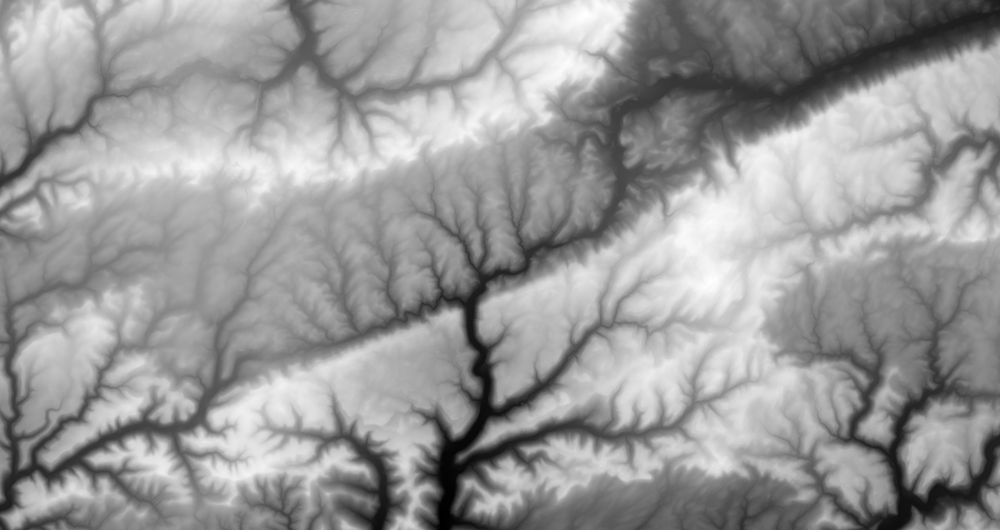
#> input picture raw_data/heightmapper-1580824669221.png, 1000 x 530 px, shrunk from 1850 x 981 before the run; its folder holds only this picture in this run
$ python prepare_data.py
#> lines starting #> are read from the running program, lines starting #| are printed output that depends on the picture
from PIL import Image
import os
import uuid


def crop_image(img, size, step):
    result = []
    x, y = 0, 0
    while y + size <= img.height:
        while x + size <= img.width:
            cropped_img = img.crop((x, y, x + size, y + size))
            result.append(cropped_img)
            x += step
        y += step
        x = 0
    return result


if not os.path.exists('./data'):
    os.mkdir('./data')

img_names = os.listdir('./raw_data')

for name in img_names:
    image = Image.open('./raw_data/' + name)
#> image is the input picture: PIL image 1000x530 RGBA; mean R, G, B, A 153.4, 153.4, 153.4, 255

    arr = crop_image(image, 64, 64)
#> after the loop in crop_image, `while y + size <= img.height:`: result = 120 items; y = 512
#> arr = 120 items
    image.close()

    for img in arr:
        img.save('data/' + str(uuid.uuid1()) + '.png')
        img.close()
#> this loop made 120 passes
#> pass 1, `img.save('data/' + str(uuid.uuid1()) + '.png')`:
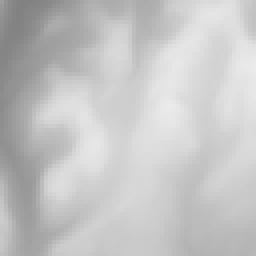
#> saved as 3452a8a2-e4fb-11f1-b5a4-ad7e0d1629c0.png: PIL image 64x64 RGBA (shown 4 times larger); mean R, G, B, A 196.6, 196.6, 196.6, 255
#> pass 2, `img.save('data/' + str(uuid.uuid1()) + '.png')`:
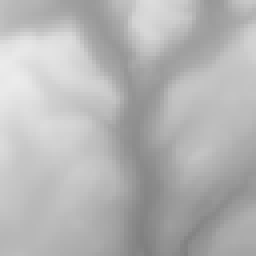
#> saved as 3453a4c8-e4fb-11f1-b5a4-ad7e0d1629c0.png: PIL image 64x64 RGBA (shown 4 times larger); mean R, G, B, A 180.5, 180.5, 180.5, 255

$ run again, on raw_data/heightmapper-1580824854040.png
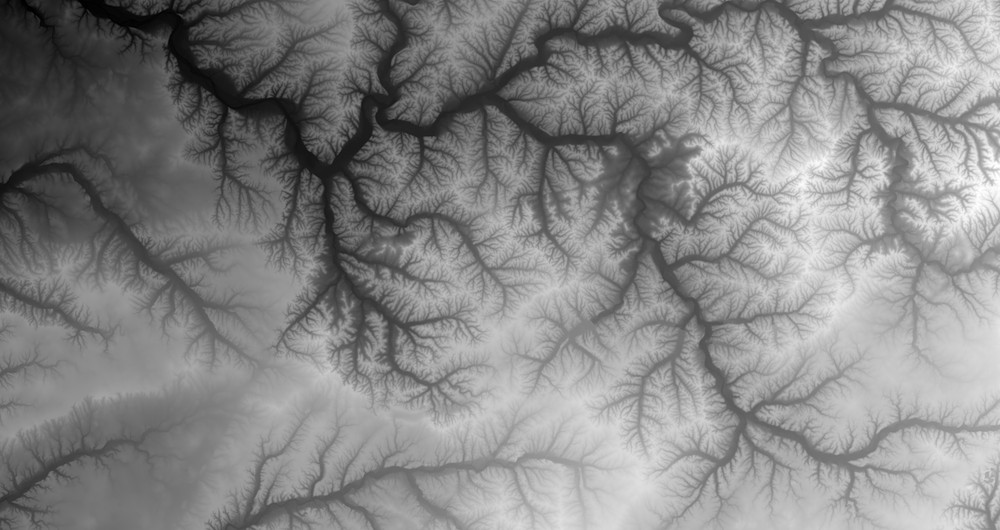
#> input picture raw_data/heightmapper-1580824854040.png, 1000 x 530 px, shrunk from 1850 x 981 before the run
#> image is the input picture: PIL image 1000x530 RGBA; mean R, G, B, A 134.1, 134.1, 134.1, 255
#> after the loop in crop_image, `while y + size <= img.height:`: result = 120 items; y = 512
#> arr = 120 items
#> the loop `for img in arr:` made 120 passes
#> pass 1, `img.save('data/' + str(uuid.uuid1()) + '.png')`:
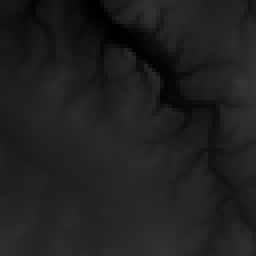
#> saved as 34c1c9ee-e4fb-11f1-bb93-e371d8467bc5.png: PIL image 64x64 RGBA (shown 4 times larger); mean R, G, B, A 31.6, 31.6, 31.6, 255
#> pass 2, `img.save('data/' + str(uuid.uuid1()) + '.png')`:
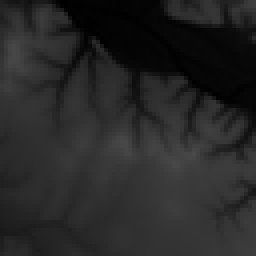
#> saved as 34c262b4-e4fb-11f1-bb93-e371d8467bc5.png: PIL image 64x64 RGBA (shown 4 times larger); mean R, G, B, A 39.2, 39.2, 39.2, 255

$ run again, on raw_data/heightmapper-1580824864018.png
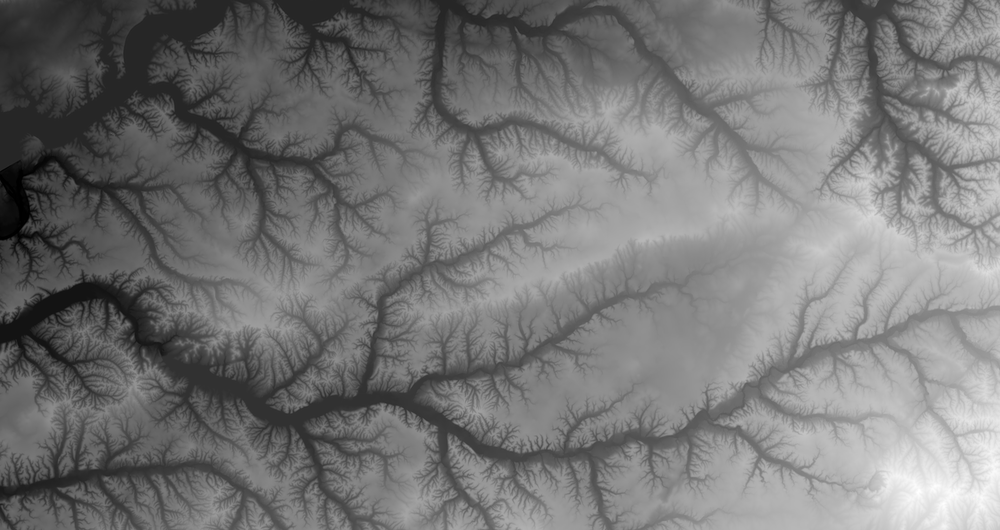
#> input picture raw_data/heightmapper-1580824864018.png, 1000 x 530 px, shrunk from 1850 x 981 before the run
#> image is the input picture: PIL image 1000x530 RGBA; mean R, G, B, A 118.1, 118.1, 118.1, 255
#> after the loop in crop_image, `while y + size <= img.height:`: result = 120 items; y = 512
#> arr = 120 items
#> the loop `for img in arr:` made 120 passes
#> pass 1, `img.save('data/' + str(uuid.uuid1()) + '.png')`:
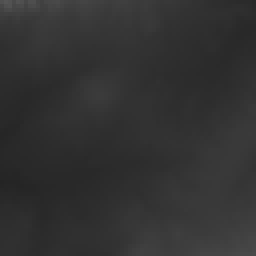
#> saved as 3522553e-e4fb-11f1-8d74-b39c4805a32b.png: PIL image 64x64 RGBA (shown 4 times larger); mean R, G, B, A 49.9, 49.9, 49.9, 255
#> pass 2, `img.save('data/' + str(uuid.uuid1()) + '.png')`:
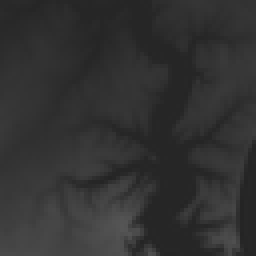
#> saved as 3522d964-e4fb-11f1-8d74-b39c4805a32b.png: PIL image 64x64 RGBA (shown 4 times larger); mean R, G, B, A 49.9, 49.9, 49.9, 255

$ run again, on raw_data/heightmapper-1580824895455.png
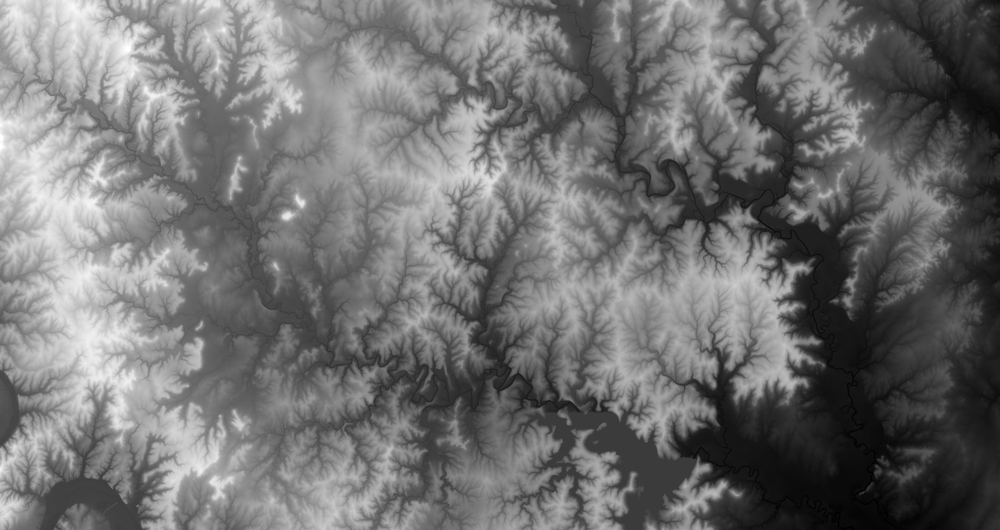
#> input picture raw_data/heightmapper-1580824895455.png, 1000 x 530 px, shrunk from 1850 x 981 before the run
#> image is the input picture: PIL image 1000x530 RGBA; mean R, G, B, A 112.9, 112.9, 112.9, 255
#> after the loop in crop_image, `while y + size <= img.height:`: result = 120 items; y = 512
#> arr = 120 items
#> the loop `for img in arr:` made 120 passes
#> pass 1, `img.save('data/' + str(uuid.uuid1()) + '.png')`:
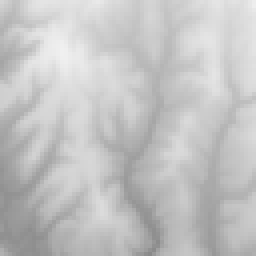
#> saved as 35874a7a-e4fb-11f1-a7a4-4bf222486664.png: PIL image 64x64 RGBA (shown 4 times larger); mean R, G, B, A 194.9, 194.9, 194.9, 255
#> pass 2, `img.save('data/' + str(uuid.uuid1()) + '.png')`:
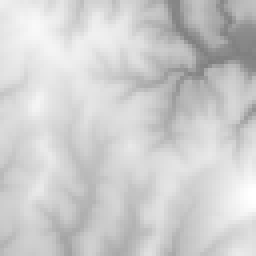
#> saved as 3587da4e-e4fb-11f1-a7a4-4bf222486664.png: PIL image 64x64 RGBA (shown 4 times larger); mean R, G, B, A 205.7, 205.7, 205.7, 255

$ run again, on raw_data/heightmapper-1580824699805.png
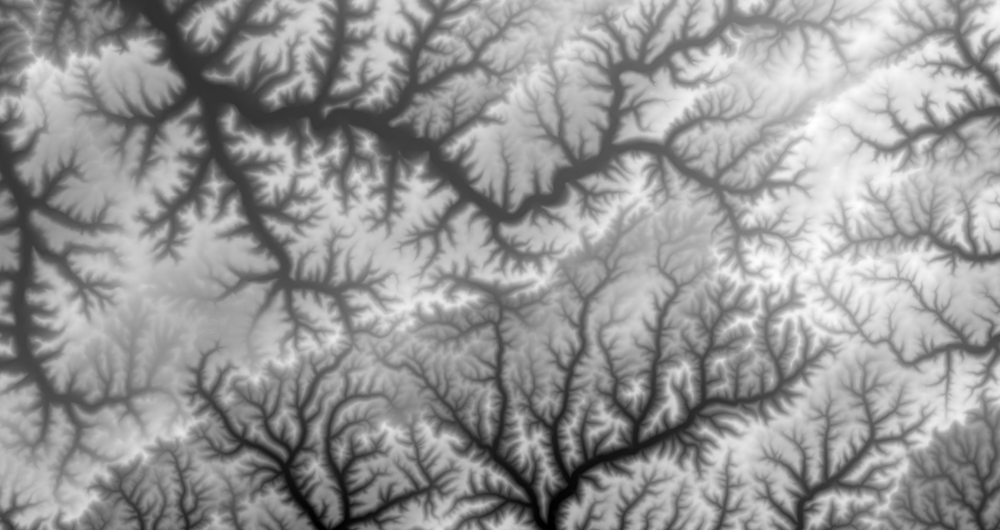
#> input picture raw_data/heightmapper-1580824699805.png, 1000 x 530 px, shrunk from 1850 x 981 before the run
#> image is the input picture: PIL image 1000x530 RGBA; mean R, G, B, A 150.1, 150.1, 150.1, 255
#> after the loop in crop_image, `while y + size <= img.height:`: result = 120 items; y = 512
#> arr = 120 items
#> the loop `for img in arr:` made 120 passes
#> pass 1, `img.save('data/' + str(uuid.uuid1()) + '.png')`:
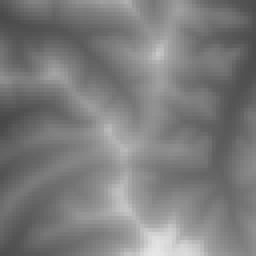
#> saved as 35ea9a76-e4fb-11f1-9809-6f0c43e4249c.png: PIL image 64x64 RGBA (shown 4 times larger); mean R, G, B, A 124.2, 124.2, 124.2, 255
#> pass 2, `img.save('data/' + str(uuid.uuid1()) + '.png')`:
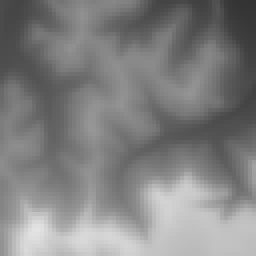
#> saved as 35eb3b7a-e4fb-11f1-9809-6f0c43e4249c.png: PIL image 64x64 RGBA (shown 4 times larger); mean R, G, B, A 129.5, 129.5, 129.5, 255
